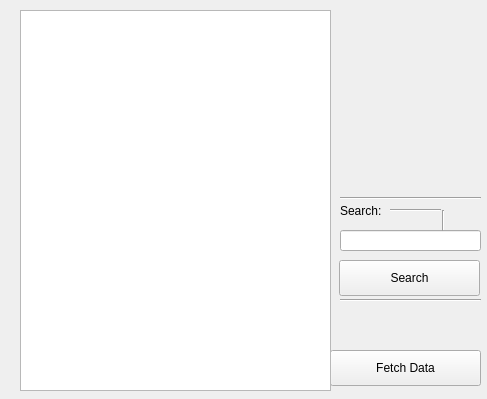
<?xml version="1.0" encoding="UTF-8"?>
<ui version="4.0">
 <class>Form</class>
 <widget class="QWidget" name="Form">
  <property name="geometry">
   <rect>
    <x>0</x>
    <y>0</y>
    <width>487</width>
    <height>399</height>
   </rect>
  </property>
  <property name="sizePolicy">
   <sizepolicy hsizetype="Fixed" vsizetype="Fixed">
    <horstretch>0</horstretch>
    <verstretch>0</verstretch>
   </sizepolicy>
  </property>
  <property name="focusPolicy">
   <enum>Qt::StrongFocus</enum>
  </property>
  <property name="windowTitle">
   <string>DataView</string>
  </property>
  <widget class="QPushButton" name="pushbut">
   <property name="geometry">
    <rect>
     <x>330</x>
     <y>350</y>
     <width>151</width>
     <height>36</height>
    </rect>
   </property>
   <property name="text">
    <string>Fetch Data</string>
   </property>
  </widget>
  <widget class="QTableView" name="tableView">
   <property name="geometry">
    <rect>
     <x>20</x>
     <y>10</y>
     <width>311</width>
     <height>381</height>
    </rect>
   </property>
  </widget>
  <widget class="QLineEdit" name="lineEdit">
   <property name="geometry">
    <rect>
     <x>340</x>
     <y>230</y>
     <width>141</width>
     <height>21</height>
    </rect>
   </property>
  </widget>
  <widget class="QLabel" name="label">
   <property name="geometry">
    <rect>
     <x>340</x>
     <y>200</y>
     <width>56</width>
     <height>21</height>
    </rect>
   </property>
   <property name="text">
    <string>Search:</string>
   </property>
  </widget>
  <widget class="Line" name="line">
   <property name="geometry">
    <rect>
     <x>390</x>
     <y>200</y>
     <width>51</width>
     <height>20</height>
    </rect>
   </property>
   <property name="orientation">
    <enum>Qt::Horizontal</enum>
   </property>
  </widget>
  <widget class="Line" name="line_2">
   <property name="geometry">
    <rect>
     <x>433</x>
     <y>210</y>
     <width>20</width>
     <height>21</height>
    </rect>
   </property>
   <property name="orientation">
    <enum>Qt::Vertical</enum>
   </property>
  </widget>
  <widget class="QPushButton" name="pushButton">
   <property name="geometry">
    <rect>
     <x>339</x>
     <y>260</y>
     <width>141</width>
     <height>36</height>
    </rect>
   </property>
   <property name="text">
    <string>Search</string>
   </property>
  </widget>
  <widget class="Line" name="line_3">
   <property name="geometry">
    <rect>
     <x>340</x>
     <y>290</y>
     <width>141</width>
     <height>20</height>
    </rect>
   </property>
   <property name="orientation">
    <enum>Qt::Horizontal</enum>
   </property>
  </widget>
  <widget class="Line" name="line_4">
   <property name="geometry">
    <rect>
     <x>340</x>
     <y>190</y>
     <width>141</width>
     <height>16</height>
    </rect>
   </property>
   <property name="orientation">
    <enum>Qt::Horizontal</enum>
   </property>
  </widget>
 </widget>
 <resources/>
 <connections/>
</ui>
